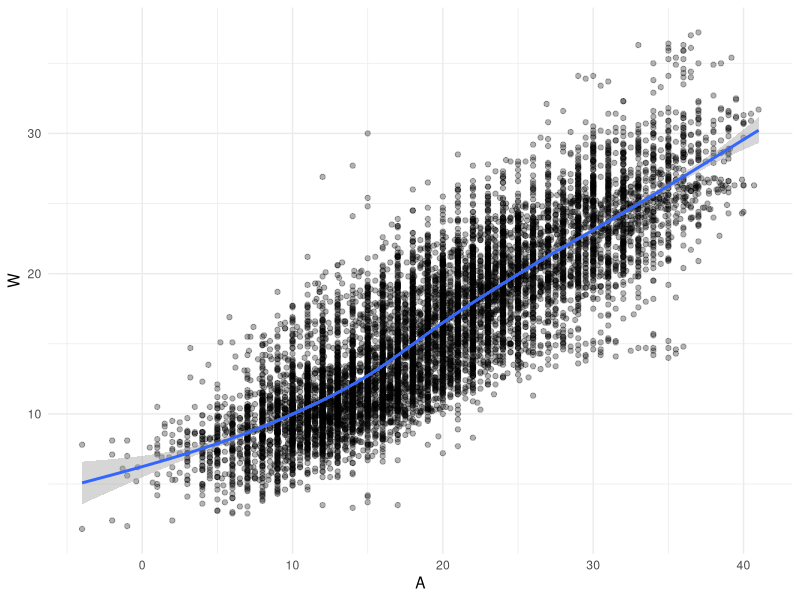
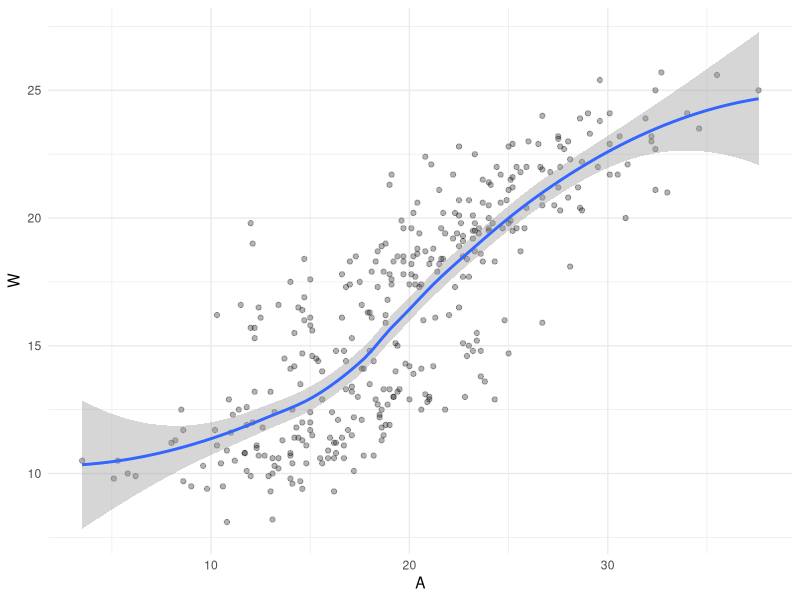
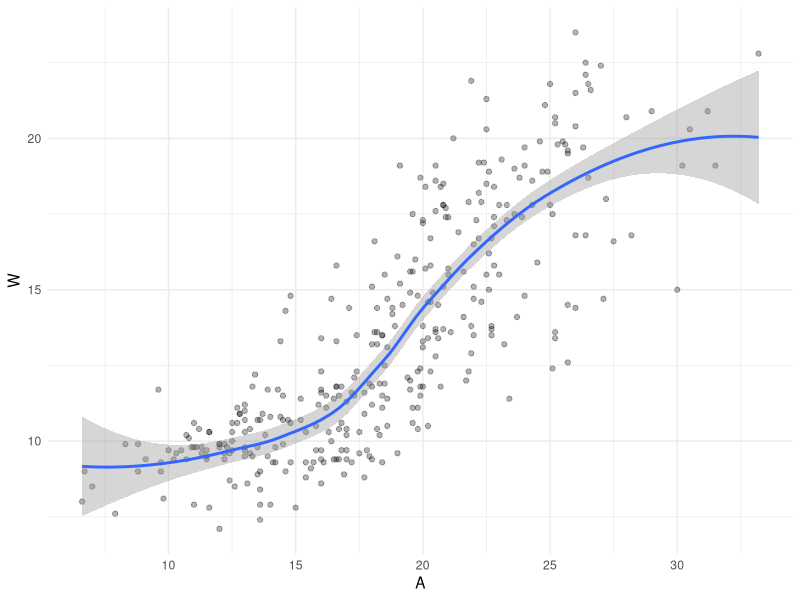
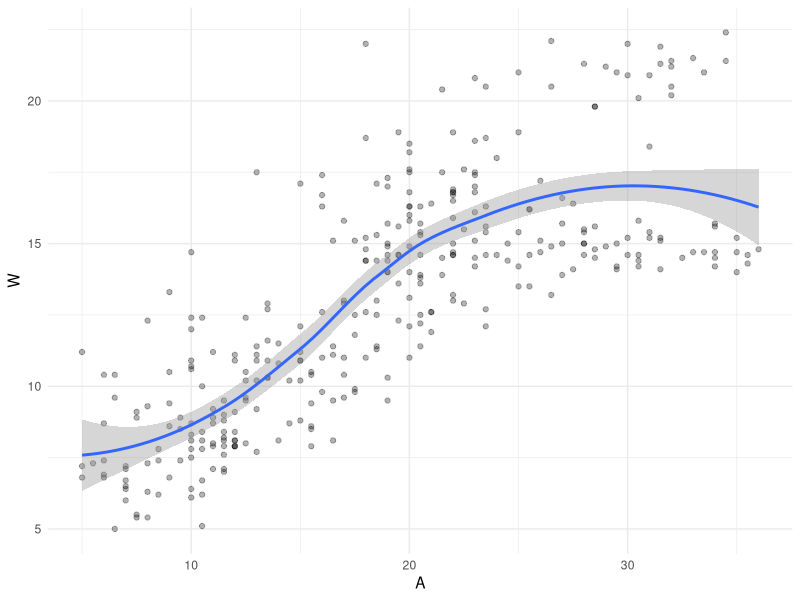
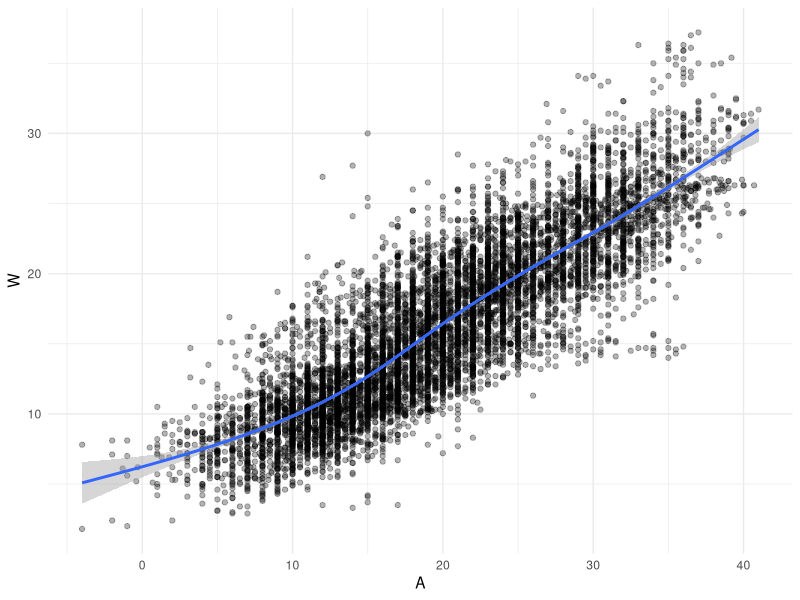
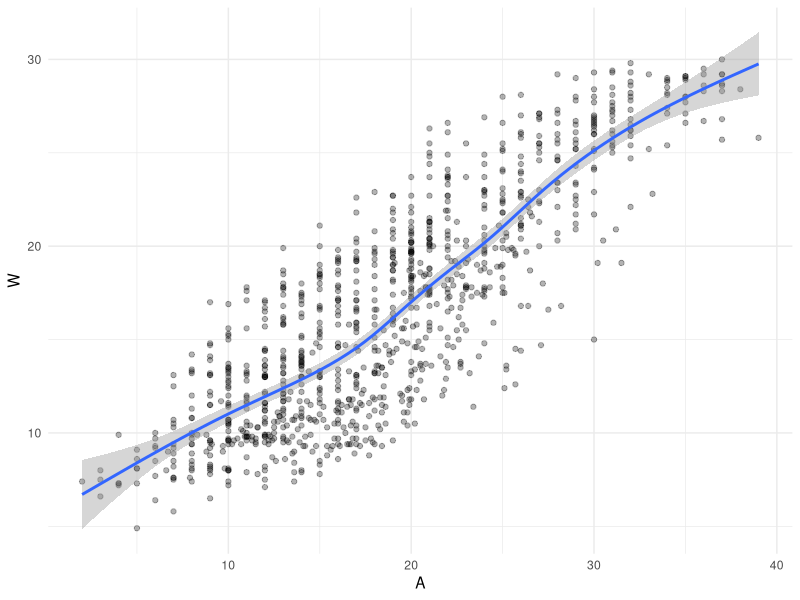
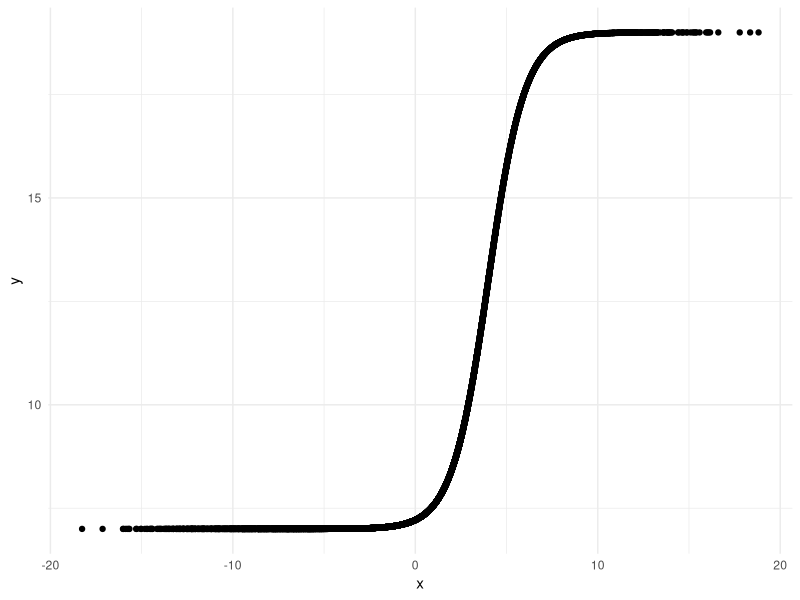
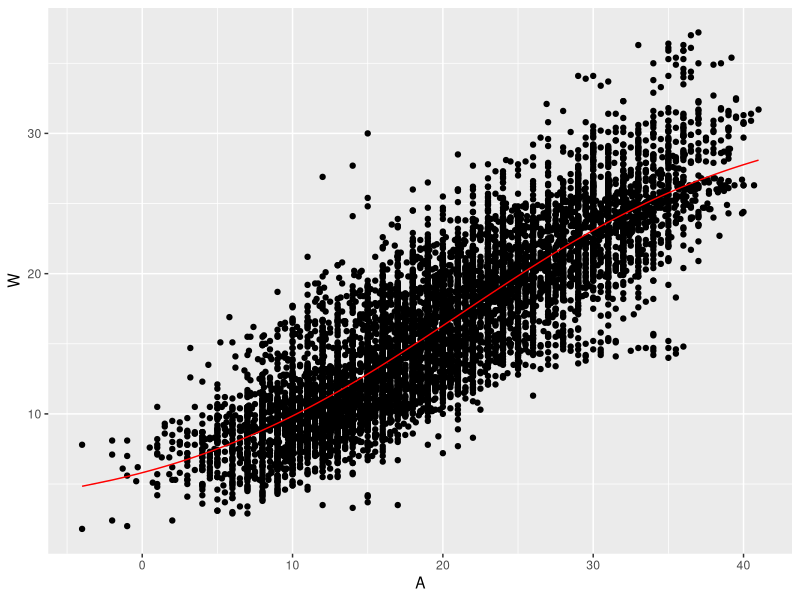

Write R code to recreate these figures, in order. (Note: this script raises an error after producing the figures.)
options(scipen=999)
library(tidyverse)    #Essential Functions
library(modelr)
DATA=read_csv("AirWaterTemp.csv",col_types=cols()) #River Data

#1.1
ggplot(data=DATA) +
  geom_point(aes(x=A,y=W),alpha=0.3)+
  geom_smooth(aes(x=A,y=W)) +
  theme_minimal()

#1.2
WAPLOT.func=function(Location){

  DATA %>% filter(L == Location) %>%
    ggplot()+
    geom_point(aes(x=A,y=W),alpha=0.3)+
    geom_smooth(aes(x=A,y=W)) +
    theme_minimal()
}

WAPLOT.func(103)
WAPLOT.func(105)
WAPLOT.func(918)

#1.3
set.seed(216)
TEST.LOCATIONS=sample(x=unique(DATA$L),size=3,replace=F)

TRAIN = anti_join(DATA,tibble(L=TEST.LOCATIONS),by="L")
TEST = semi_join(DATA,tibble(L=TEST.LOCATIONS),by="L")

#1.4
WAPLOT2.func=function(DATA){
  ggplot(data=DATA)+
    geom_point(aes(x=A,y=W),alpha=0.3)+
    geom_smooth(aes(x=A,y=W)) +
    theme_minimal()
}

WAPLOT2.func(TRAIN)
WAPLOT2.func(TEST)

#2.1
linmod=lm(W~A,data=TRAIN)
summary(linmod)

#2.2
TRAIN2 = TRAIN %>% add_predictions(linmod,var="linpred")
TEST2 = TEST %>% add_predictions(linmod,var="linpred")

#2.3
TRAIN3 = TRAIN2 %>% add_residuals(linmod,var="linres")
TEST3 = TEST2 %>% add_residuals(linmod,var="linres")


#3.1
poly2mod=lm(W~A+I(A^2),data=TRAIN)
poly3mod=lm(W~A+I(A^2)+I(A^3),data=TRAIN)
poly4mod=lm(W~A+I(A^2)+I(A^3)+I(A^4),data=TRAIN)
anova(linmod,poly2mod,poly3mod,poly4mod,test="Chisq")

#3.2
TRAIN4 =TRAIN3 %>% 
  add_predictions(poly2mod,var="poly2pred") %>%
  add_predictions(poly3mod,var="poly3pred") %>%
  add_predictions(poly4mod,var="poly4pred")
  
TEST4 =TEST3 %>% 
  add_predictions(poly2mod,var="poly2pred") %>%
  add_predictions(poly3mod,var="poly3pred") %>%
  add_predictions(poly4mod,var="poly4pred")

#3.3
TRAIN5 =TRAIN4 %>% 
  add_residuals(poly2mod,var="poly2res") %>%
  add_residuals(poly3mod,var="poly3res") %>%
  add_residuals(poly4mod,var="poly4res")

TEST5 =TEST4 %>% 
  add_residuals(poly2mod,var="poly2res") %>%
  add_residuals(poly3mod,var="poly3res") %>%
  add_residuals(poly4mod,var="poly4res")


#4.1
set.seed(216)
EXAMPLE=tibble(
  x=rnorm(10000,mean=0,sd=5),
  y=7+12/(1+exp(4-1*x))
)
ggplot(data=EXAMPLE) +
  geom_point(aes(x=x,y=y)) +
  theme_minimal()

#4.2
logistic.model=function(COEF,DATA){
  pred=COEF[1]+COEF[2]/(1+exp(COEF[3]-COEF[4]*DATA$A))
  return(pred)
}
MSE.logistic=function(COEF,DATA){
  error=DATA$W-logistic.model(DATA=DATA,COEF=COEF)
  sq.error=error^2
  mse=mean(sq.error,na.rm=T)
  return(mse)
}

#4.3
logistic.mod=optim(
  par=c(0, # Changed from min(TRAIN$W,na.rm=T)
        max(TRAIN$W,na.rm=T)-min(TRAIN$W,na.rm=T),
        median(TRAIN$A,na.rm=T),
        1),           #Smart Starting Values
  fn=MSE.logistic,    #Function to Minimize
  DATA=TRAIN          #Required Argument
)
print(logistic.mod)

#4.4
TRAIN6=TRAIN5 %>% mutate(logpred=logistic.model(COEF=logistic.mod$par,DATA=TRAIN5),
                         logres=W-logpred)
TEST6=TEST5 %>% mutate(logpred=logistic.model(COEF=logistic.mod$par,DATA=TEST5),
                         logres=W-logpred)

ggplot(data=TRAIN6) +
  geom_point(aes(x=A,y=W)) +
  geom_line(aes(x=A,y=logpred),color="red")


#Intermission
save.image("Tutorial11.Rdata")


#5.1

TEST6 %>%
  select(L,A,W,linpred,poly2pred,poly3pred,poly4pred,logpred)%>%
  gather(linpred:logpred,key="Model",value="Pred",factor_key=T) %>%
    ggplot() + 
      geom_point(aes(x=A,y=W),color="gray") + 
      theme_minimal() +
      geom_line(aes(x=A,y=Pred,color=Model),size=2)

#5.2
TEST6 %>%
  select(L,A,W,linpred,poly2pred,poly3pred,poly4pred,logpred)%>%
  gather(linpred:logpred,key="Model",value="Pred",factor_key=T) %>%
    ggplot() + 
    geom_point(aes(x=W,y=Pred,color=Model)) + 
    geom_abline(a=0,b=1,color="black",size=2) +
    xlab("Maximum Water Temperature") +
    ylab("Predicted Water Temperature") +
    theme_minimal()

#5.3
TEST6 %>%
  select(L,A,W,TIME,linres,poly2res,poly3res,poly4res,logres)%>%
  gather(linres:logres,key="Model",value="Res",factor_key=T) %>%
    ggplot() + 
      geom_line(aes(x=TIME,y=Res),color="lightskyblue2") + 
      geom_hline(yintercept=0,color="black",linetype=2,size=1.5) +
      xlab("Time") +
      ylab("Residual") +
      theme_dark() +
      facet_grid(Model~.)

#5.4
TEST6 %>%
  select(L,A,W,TIME,linpred,logpred) %>%
  gather(linpred:logpred,key="Model",value="Pred",factor_key=T) %>%
    ggplot() +
      geom_point(aes(x=A,y=W),alpha=0.2) +
      geom_line(aes(x=A,y=Pred,color=Model),size=2) +
      theme_minimal()+facet_grid(L~.)

TEST6 %>%
  select(L,A,W,TIME,linres,logres) %>%
  gather(linres:logres,key="Model",value="Res",factor_key=T) %>%
  ggplot() +
  geom_point(aes(x=A,y=Res,color=Model)) +
  geom_hline(yintercept=0) +
  theme_minimal()+facet_grid(L~.)

TEST6 %>%
  select(L,A,W,TIME,linres,logres) %>%
  gather(linres:logres,key="Model",value="Res",factor_key=T) %>%
  ggplot() +
  geom_point(aes(x=TIME,y=Res,color=Model)) +
  geom_hline(yintercept=0) +
  theme_minimal()+facet_grid(L~.)


#6.1
bias.func=function(res){
  bias=mean(res,na.rm=T)
  return(bias)
}

mae.func=function(res){
  mae=mean(abs(res),na.rm=T)
  return(mae)
}

rmse.func=function(res){
  mse=mean(res^2,na.rm=T)
  rmse=sqrt(mse)
  return(rmse)
}

#6.2
ex.res=TEST6$linres
c(bias.func(ex.res),mae.func(ex.res),rmse.func(ex.res))

ex.res.mat=TEST6 %>% select(linres,poly2res,poly3res,poly4res,logres)
apply(ex.res.mat,2,bias.func)
apply(ex.res.mat,2,mae.func)
apply(ex.res.mat,2,rmse.func)

#6.3
SUMM1=TEST6 %>%
  select(L,A,W,TIME,linres,poly2res,poly3res,poly4res,logres)%>%
  rename(Linear=linres,`Poly(2)`=poly2res,`Poly(3)`=poly3res,`Poly(4)`=poly4res,Logistic=logres)%>%
  gather(Linear:Logistic,key="Model",value="Residual",factor_key=T)
SUMM2= SUMM1 %>% 
  group_by(Model) %>%
  summarize(MB=bias.func(Residual),
            MAE=mae.func(Residual),
            RMSE=rmse.func(Residual))
print(SUMM2)

#6.4
SUMM3=xtable(SUMM2,digits=4,align=c("l","l","r","r","r"))
print(SUMM3,include.rownames=F,type="html")
